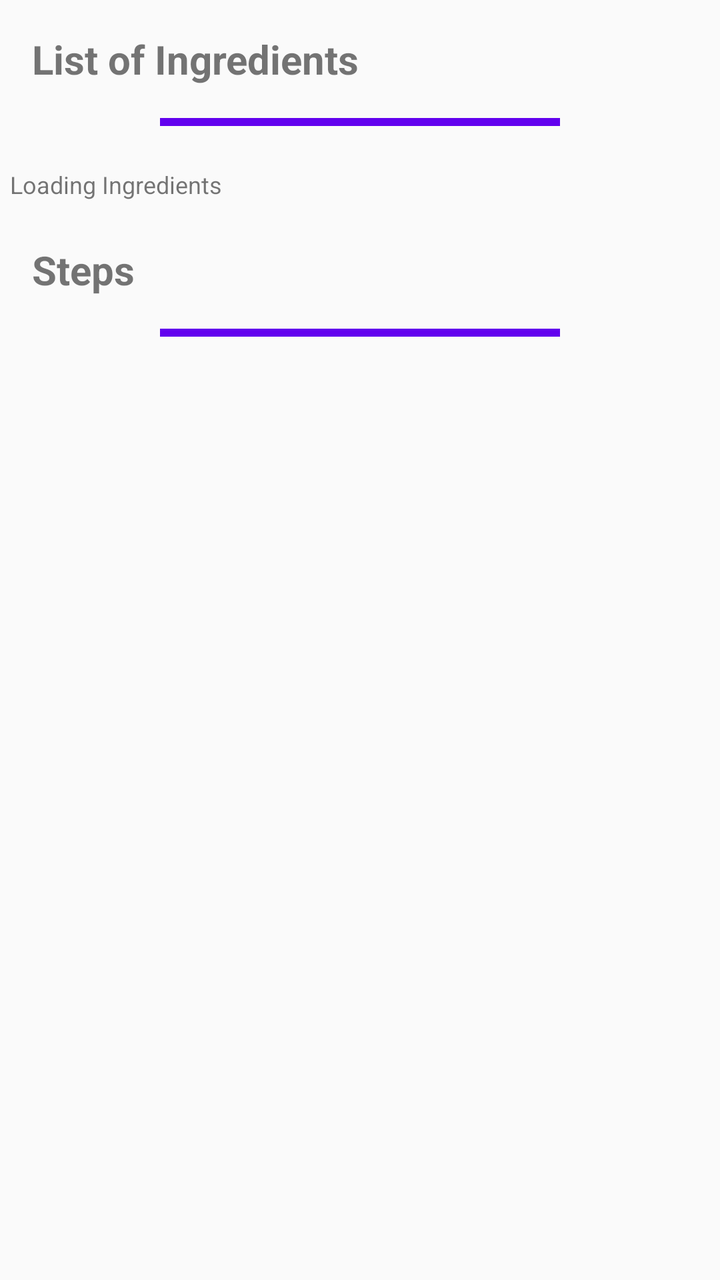
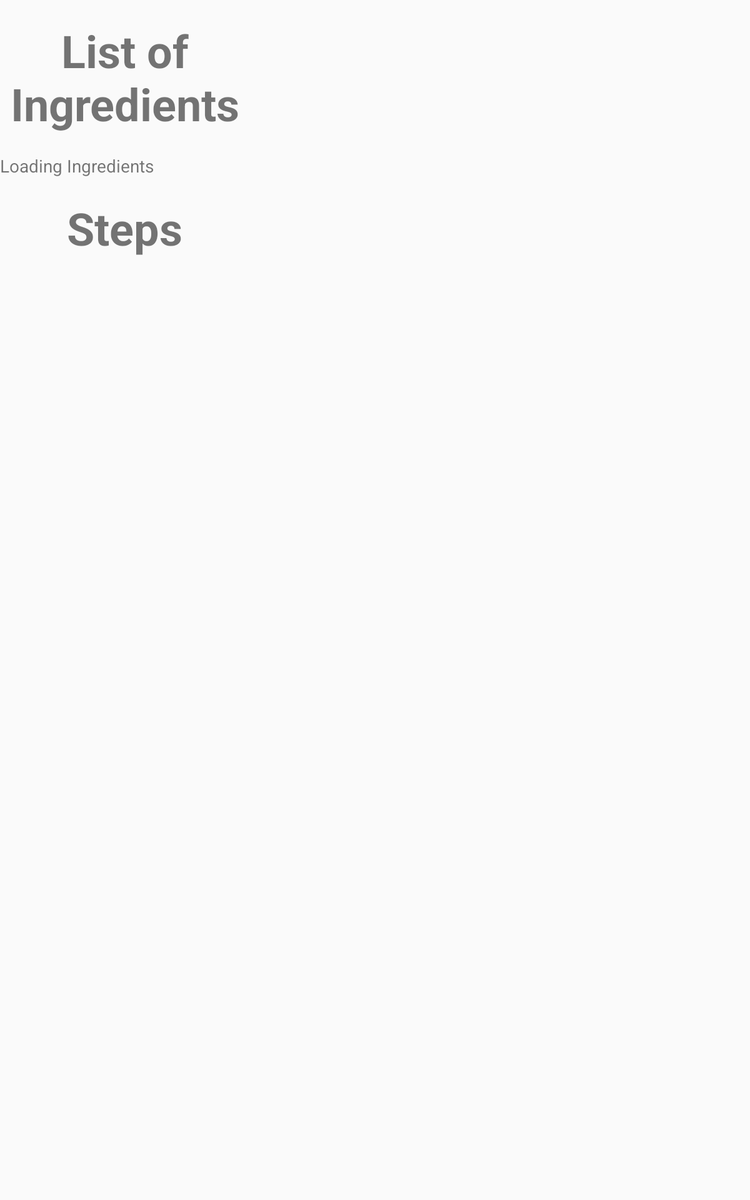

The same Android screen from two of the app's own layout files: first res/layout/ as a phone draws it, then the repository's variant for another configuration, drawn on a device whose configuration selects that folder. Both files follow.
<!-- AndroidManifest.xml: application theme AppTheme -->
<!-- res/layout/activity_recipe_detail.xml -->
<?xml version="1.0" encoding="utf-8"?>
<LinearLayout
    xmlns:android="http://schemas.android.com/apk/res/android"
    xmlns:app="http://schemas.android.com/apk/res-auto"
    xmlns:tools="http://schemas.android.com/tools"
    android:layout_width="match_parent"
    android:layout_height="match_parent"
    tools:context="com.example.android.bakingapp.RecipeDetail"
    android:orientation="vertical">
    <TextView
        android:layout_width="match_parent"
        android:layout_height="wrap_content"
        android:text="@string/list_of_ingredients"
        style="@style/title"/>
    <View
        android:layout_width="200dp"
        android:layout_height="4dp"
        android:background="@color/colorPrimary"
        android:layout_gravity="center_horizontal"
        android:layout_marginBottom="16dp"/>
    <TextView
        android:layout_width="match_parent"
        android:layout_height="wrap_content"
        android:id="@+id/detail_ingredients"
        android:text="@string/loading_ingredients"
        style="@style/text"
        android:layout_marginStart="@dimen/left_margin">
    </TextView>
    <TextView
        android:layout_width="match_parent"
        android:layout_height="wrap_content"
        android:text="@string/steps"
        style="@style/title"/>
    <View
        android:layout_width="200dp"
        android:layout_height="4dp"
        android:background="@color/colorPrimary"
        android:layout_gravity="center_horizontal"
        android:layout_marginBottom="16dp"/>
    <android.support.v7.widget.RecyclerView
        android:layout_width="match_parent"
        android:layout_height="wrap_content"
        android:id="@+id/step_recycler_view"
        android:layout_marginStart="@dimen/left_margin">
    </android.support.v7.widget.RecyclerView>

</LinearLayout>
<!-- resources referenced by this layout -->
<resources>
  <string name="list_of_ingredients">List of Ingredients</string>
  <string name="loading_ingredients">Loading Ingredients</string>
  <string name="steps">Steps</string>
  <style name="text">
          <item name="android:layout_margin">5dp</item>
          <item name="android:textSize">12sp</item>
          <item name="android:layout_marginLeft">5dp</item>
      </style>
  <style name="title">
          <item name="android:layout_margin">16dp</item>
          <item name="android:layout_marginTop">16dp</item>
          <item name="android:layout_marginLeft">5dp</item>
          <item name="android:textSize">20sp</item>
          <item name="android:textStyle">bold</item>
      </style>
  <style name="AppTheme" parent="Theme.AppCompat.Light.DarkActionBar">
          
          <item name="colorPrimary">@color/colorPrimary</item>
          <item name="colorPrimaryDark">@color/colorPrimaryDark</item>
          <item name="colorAccent">@color/colorAccent</item>
      </style>
</resources>
<!-- res/layout-sw600dp/activity_recipe_detail.xml (the repository's variant of the layout above) -->
<!-- drawn on a 7-inch tablet held upright -->
<?xml version="1.0" encoding="utf-8"?>
<LinearLayout
    xmlns:android="http://schemas.android.com/apk/res/android"
    xmlns:tools="http://schemas.android.com/tools"
    android:layout_width="match_parent"
    android:layout_height="match_parent"
    xmlns:app="http://schemas.android.com/apk/res-auto"
    android:orientation="horizontal">
    <LinearLayout
        android:layout_width="0dp"
        android:layout_weight="1"
        android:layout_height="match_parent"
        android:orientation="vertical">
        <TextView
            android:layout_width="wrap_content"
            android:layout_height="wrap_content"
            android:id="@+id/tv_ingredients_title"
            android:text="@string/list_of_ingredients"
            app:layout_constraintTop_toTopOf="parent"
            app:layout_constraintLeft_toLeftOf="parent"
            style="@style/title"/>
        <TextView
            android:layout_width="wrap_content"
            android:layout_height="wrap_content"
            android:id="@+id/detail_ingredients"
            app:layout_constraintTop_toBottomOf="@+id/tv_ingredients_title"
            android:layout_marginStart="@dimen/left_margin"
            android:text="@string/loading_ingredients"/>
        <TextView
            android:layout_width="wrap_content"
            android:layout_height="wrap_content"
            android:id="@+id/tv_step_title"
            android:text="@string/steps"
            style="@style/title"
            app:layout_constraintTop_toBottomOf="@id/detail_ingredients"
            app:layout_constraintLeft_toLeftOf="parent"/>

        <android.support.v7.widget.RecyclerView
            android:id="@+id/step_recycler_view"
            android:layout_width="wrap_content"
            android:layout_height="wrap_content"
            app:layout_constraintTop_toBottomOf="@id/tv_step_title"
            app:layout_constraintLeft_toLeftOf="parent"
            app:layout_constraintBottom_toBottomOf="parent"
            android:layout_marginStart="@dimen/left_margin">
        </android.support.v7.widget.RecyclerView>
    </LinearLayout>


                                                    <FrameLayout
                                                        android:id="@+id/detail_fragment"
                                                        android:layout_width="0dp"
                                                        android:layout_weight="2"
                                                        android:layout_height="match_parent"
                                                        app:layout_constraintLeft_toRightOf="@id/step_recycler_view"
                                                        app:layout_constraintRight_toRightOf="parent"
                                                        app:layout_constraintTop_toTopOf="parent"
                                                        app:layout_constraintBottom_toBottomOf="parent">
                                                    </FrameLayout>
</LinearLayout>
<!-- resources referenced by the variant -->
<!-- as a 7-inch tablet held upright resolves them -->
<resources>
  <string name="list_of_ingredients">List of Ingredients</string>
  <string name="loading_ingredients">Loading Ingredients</string>
  <string name="steps">Steps</string>
  <!-- from res/values-sw600dp/ -->
  <style name="title">
          <item name="android:layout_marginBottom">16dp</item>
          <item name="android:layout_marginTop">16dp</item>
          <item name="android:textSize">36sp</item>
          <item name="android:textStyle">bold</item>
          <item name="android:layout_gravity">center_horizontal</item>
          <item name="android:gravity">center_horizontal</item>
      </style>
  <style name="AppTheme" parent="Theme.AppCompat.Light.DarkActionBar">
          
          <item name="colorPrimary">@color/colorPrimary</item>
          <item name="colorPrimaryDark">@color/colorPrimaryDark</item>
          <item name="colorAccent">@color/colorAccent</item>
      </style>
</resources>
